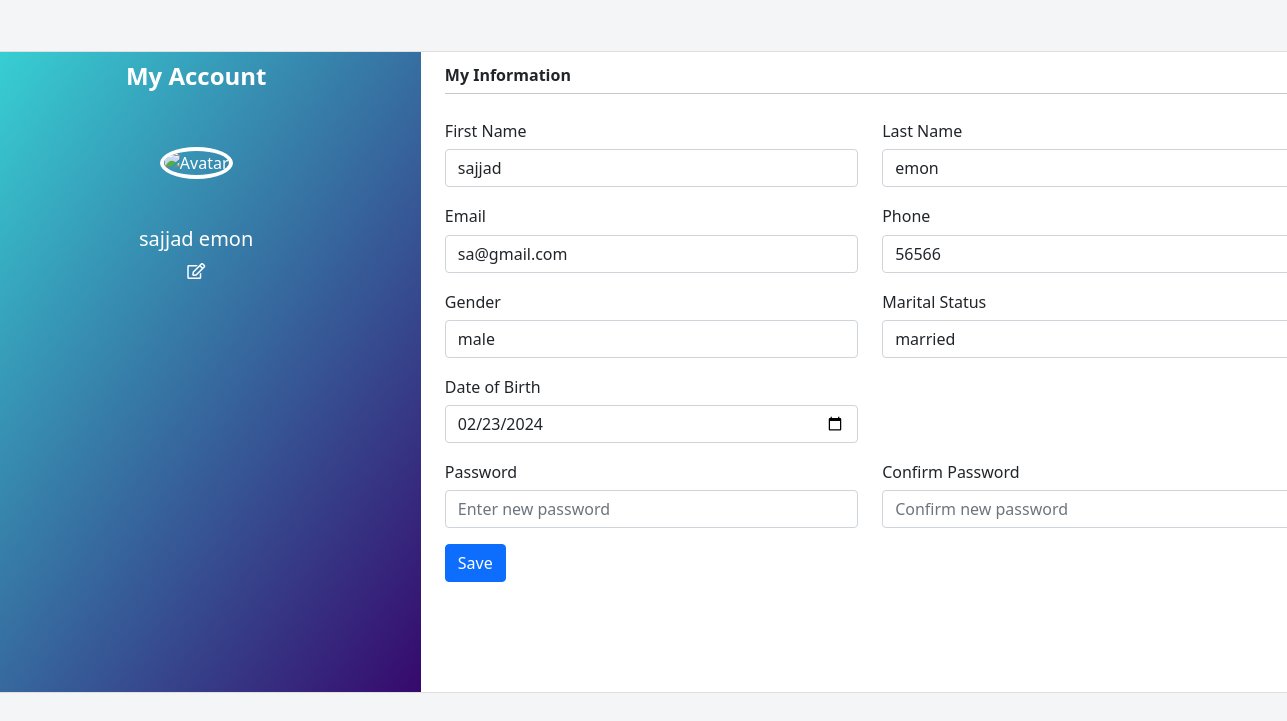
The app's page /Accountinfo.php (signed in) with its own data.
### tables this page shows
CREATE TABLE `users` (
  `user_id` int(11) NOT NULL,
  `first_name` varchar(50) NOT NULL,
  `last_name` varchar(50) NOT NULL,
  `email` varchar(50) NOT NULL,
  `password` varchar(255) NOT NULL,
  `gender` varchar(10) NOT NULL,
  `marital_status` varchar(10) NOT NULL,
  `dob` date NOT NULL,
  `mobile` varchar(15) NOT NULL
);

### accountinfoconn.php (called while the page is built, shortened)
<?php
$servername = "localhost";
$username = "root";
$password = "";
$database = "railway_database";
$conn = new mysqli($servername, $username, $password, $database);
$user_id = $_SESSION['user_id'];
$sql = "SELECT * FROM users WHERE user_id = ?";
$stmt = $conn->prepare($sql);
$stmt->bind_param("i", $user_id);
$stmt->execute();
$result = $stmt->get_result();
if ($result->num_rows == 1) {
    $row = $result->fetch_assoc();
    $first_name = $row['first_name'];
    $last_name = $row['last_name'];
    $email = $row['email'];
    $gender = $row['gender'];
    $marital_status = $row['marital_status'];
    $dob = $row['dob'];
    $mobile = $row['mobile'];
} else {
    $_SESSION['update_error'] = "User not found.";
    header("Location: accountinfo.php");
    exit;
}
?>

### Accountinfo.php (the view, shortened to what this page needs)
<?php
include 'accountinfoconn.php';
?>
<!DOCTYPE html>
<html lang="en">
<head>
    <link href="https://cdnjs.cloudflare.com/ajax/libs/font-awesome/5.15.4/css/all.min.css" rel="stylesheet">
    <link href="https://cdnjs.cloudflare.com/ajax/libs/twitter-bootstrap/5.1.3/css/bootstrap.min.css" rel="stylesheet">
</head>
<body>
<section class="vh-100" style="background-color: #f4f5f7;">
    <div class="container py-5 h-100">
        <div class="row d-flex justify-content-center align-items-center h-100">
            <div class="col col-lg-6 mb-4 mb-lg-0">
                <div class="card mb-3" style="border-radius: .5rem;">
                    <div class="row g-0">
                        <div class="col-md-4 gradient-custom text-center text-white"
                             style="border-top-left-radius: .5rem; border-bottom-left-radius: .5rem;">
<h4 style="margin-top: 10px; font-size: 10;"><b>My Account</b></h4>
                            <img src="https://img.freepik.com/premium-vector/art-illustration_890735-11.jpg"
                                 alt="Avatar" class="img-fluid my-5 avatar-img" style="width: 120px;" />
                            <h5><?php echo htmlspecialchars($first_name . ' ' . $last_name); ?></h5>
                            <i class="far fa-edit mb-5"></i>
                        </div>
                        <div class="col-md-8">
                            <div class="card-body p-4">
                                <h6><b>My Information</b></h6>
                                <hr class="mt-0 mb-4">
                                <form method="POST" action="accountinfoconn.php">
                                    <div class="row pt-1">
                                        <div class="col-6 mb-3">
                                            <h6>First Name</h6>
                                            <input type="text" name="first_name" class="form-control" value="<?php echo htmlspecialchars($first_name); ?>">
                                        </div>
                                        <div class="col-6 mb-3">
                                            <h6>Last Name</h6>
                                            <input type="text" name="last_name" class="form-control" value="<?php echo htmlspecialchars($last_name); ?>">
                                        </div>
                                    </div>
                                    <div class="row pt-1">
                                        <div class="col-6 mb-3">
                                            <h6>Email</h6>
                                            <input type="email" name="email" class="form-control" value="<?php echo htmlspecialchars($email); ?>">
                                        </div>
                                        <div class="col-6 mb-3">
                                            <h6>Phone</h6>
                                            <input type="tel" name="mobile" class="form-control" value="<?php echo htmlspecialchars($mobile); ?>">
                                        </div>
                                    </div>
                                    <div class="row pt-1">
                                        <div class="col-6 mb-3">
                                            <h6>Gender</h6>
                                            <input type="text" name="gender" class="form-control" value="<?php echo htmlspecialchars($gender); ?>">
                                        </div>
                                        <div class="col-6 mb-3">
                                            <h6>Marital Status</h6>
                                            <input type="text" name="marital_status" class="form-control" value="<?php echo htmlspecialchars($marital_status); ?>">
                                        </div>
                                    </div>
                                    <div class="row pt-1">
                                        <div class="col-6 mb-3">
                                            <h6>Date of Birth</h6>
                                            <input type="date" name="dob" class="form-control" value="<?php echo htmlspecialchars($dob); ?>">
                                        </div>
                                    </div>
                                    <div class="row pt-1">
                                        <div class="col-6 mb-3">
                                            <h6>Password</h6>
                                            <input type="password" name="password" class="form-control" placeholder="Enter new password">
                                        </div>
                                        <div class="col-6 mb-3">
                                            <h6>Confirm Password</h6>
                                            <input type="password" name="confirm_password" class="form-control" placeholder="Confirm new password">
                                        </div>
                                    </div>
                                    <button type="submit" class="btn btn-primary">Save</button>
                                </form>
                            </div>
                        </div>
                    </div>
                </div>
            </div>
        </div>
    </div>
</section>
</body>
</html>

### Accountinfo.php (style rules this page uses)
.gradient-custom { background: #37d5d6; background: -webkit-linear-gradient(to right bottom, #37d5d6, #36096d); background: linear-gradient(to right bottom, #37d5d6, #36096d); }
.card { width: 100%; width: 1350px; height: 100%; margin-right: 10px; margin-left: -400px; margin-top: -40px; }
.card-body { margin-top: -10px; height: 650px; }
.avatar-img { border-radius: 50%; border: 4px solid #ffffff; }

### records on screen
users: first_name+last_name "sajjad emon", first_name "sajjad", last_name "emon", email "sa@gmail.com", mobile "56566", gender "male", marital_status "married", dob "02/23/2024"
